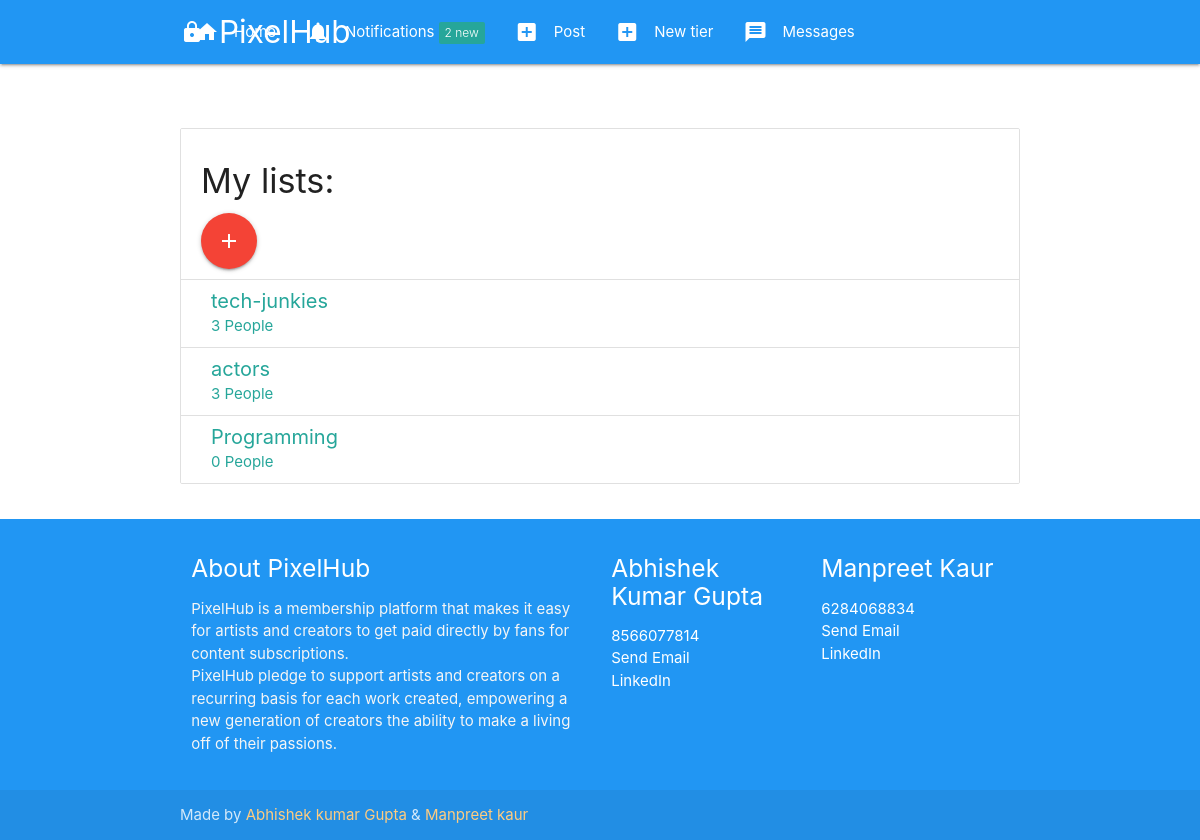
/user/mylists (signed in), run on the app's committed database.
### authy/models.py (models this page shows)
class PeopleList(models.Model):
	title = models.CharField(max_length=150)
	user = models.ForeignKey(User, on_delete=models.CASCADE, related_name='list_user')
	people = models.ManyToManyField(User, related_name='people_user')

### authy/views.py (the view)
# urls.py: path('mylists', ShowList, name='show-my-lists'),
def ShowList(request):
	user_lists = PeopleList.objects.filter(user=request.user)
	if request.method == 'POST':
		form = NewListForm(request.POST)
		if form.is_valid():
			title = form.cleaned_data.get('title')
			PeopleList.objects.create(title=title, user=request.user)
			return HttpResponseRedirect(reverse('profile', args=[request.user.username]))
	else:
		form = NewListForm()
	context = {
		'user_lists': user_lists,
		'form': form,
	}
	return render(request, 'user_lists.html', context)

### authy/views.py (called while the page is built)
def SideNavInfo(request):
	user = request.user
	nav_profile = None
	fans = None
	follows = None
	if user.is_authenticated:
		nav_profile = Profile.objects.get(user=user)
		fans = Subscription.objects.filter(subscribed=user).count()
		follows = Subscription.objects.filter(subscriber=user).count()
	return {'nav_profile': nav_profile, 'fans': fans, 'follows': follows}

### direct/views.py (called while the page is built)
def CheckDirects(request):
    directs_count = 0
    if request.user.is_authenticated:
        directs_count = Message.objects.filter(user=request.user, is_read=False).count()
    return {'directs_count': directs_count}

### notifications/views.py (called while the page is built)
def CountNotifications(request):
    count_notifications = None
    if request.user.is_authenticated:
        count_notifications = Notification.objects.filter(user=request.user, is_seen=False).count()
    return {'count_notifications': count_notifications}

### fans_clone/templates/user_lists.html (shortened to what this page needs)
{% extends 'base.html' %}
{% block content %}
<ul class="collection with-header">
    <li class="collection-header">
        <h4>My lists:</h4>
        <a href="#modal2" class="btn-floating btn-large waves-effect waves-light red modal-trigger"><i class="material-icons">add</i></a>
    </li>
    {% for lists in user_lists %}
        <a href="{% url 'list-people' lists.id %}" class="collection-item">
            <span style="font-size: 20px;">{{ lists.title }}</span>
            <br>
            <span>{{ lists.people.count }} People</span>
        </a>
    {% endfor %}
  </ul>
{% endblock %}

### data on the page
PeopleList: title "tech-junkies", people.count "3"
PeopleList: title "actors", people.count "3"
PeopleList: title "Programming", people.count "0"

### other printed values
{{ count_notifications }} "2"
